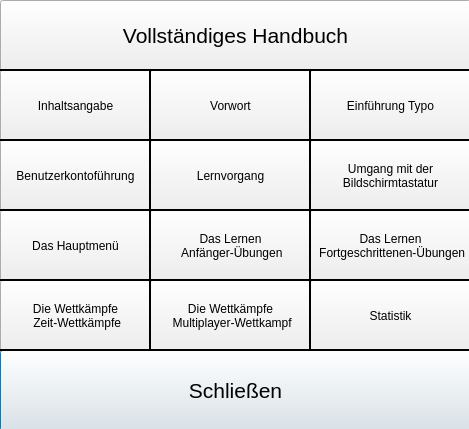
<?xml version="1.0" encoding="UTF-8"?>
<ui version="4.0">
 <class>Benutzerhandbuch</class>
 <widget class="QDialog" name="Benutzerhandbuch">
  <property name="geometry">
   <rect>
    <x>0</x>
    <y>0</y>
    <width>469</width>
    <height>429</height>
   </rect>
  </property>
  <property name="windowTitle">
   <string>Dialog</string>
  </property>
  <widget class="QPushButton" name="MSchliessen">
   <property name="geometry">
    <rect>
     <x>0</x>
     <y>350</y>
     <width>471</width>
     <height>81</height>
    </rect>
   </property>
   <property name="font">
    <font>
     <pointsize>16</pointsize>
    </font>
   </property>
   <property name="text">
    <string>Schließen</string>
   </property>
  </widget>
  <widget class="QPushButton" name="JDieWettkaempfeZeitWettkaempfe">
   <property name="geometry">
    <rect>
     <x>0</x>
     <y>280</y>
     <width>151</width>
     <height>71</height>
    </rect>
   </property>
   <property name="text">
    <string>Die Wettkämpfe 
 Zeit-Wettkämpfe</string>
   </property>
  </widget>
  <widget class="QPushButton" name="HDasLernenAnfaengerUebungen">
   <property name="geometry">
    <rect>
     <x>150</x>
     <y>210</y>
     <width>161</width>
     <height>71</height>
    </rect>
   </property>
   <property name="text">
    <string>Das Lernen 
 Anfänger-Übungen</string>
   </property>
  </widget>
  <widget class="QPushButton" name="GDasHauptmenue">
   <property name="geometry">
    <rect>
     <x>0</x>
     <y>210</y>
     <width>151</width>
     <height>71</height>
    </rect>
   </property>
   <property name="text">
    <string>Das Hauptmenü</string>
   </property>
  </widget>
  <widget class="QPushButton" name="FUmgangmitderBildschirmtastatur">
   <property name="geometry">
    <rect>
     <x>310</x>
     <y>140</y>
     <width>161</width>
     <height>71</height>
    </rect>
   </property>
   <property name="text">
    <string>Umgang mit der 
Bildschirmtastatur</string>
   </property>
  </widget>
  <widget class="QPushButton" name="ELernvorgang">
   <property name="geometry">
    <rect>
     <x>150</x>
     <y>140</y>
     <width>161</width>
     <height>71</height>
    </rect>
   </property>
   <property name="text">
    <string>Lernvorgang</string>
   </property>
  </widget>
  <widget class="QPushButton" name="AInhaltsangabe">
   <property name="geometry">
    <rect>
     <x>0</x>
     <y>70</y>
     <width>151</width>
     <height>71</height>
    </rect>
   </property>
   <property name="text">
    <string>Inhaltsangabe</string>
   </property>
  </widget>
  <widget class="QPushButton" name="BVorwort">
   <property name="geometry">
    <rect>
     <x>150</x>
     <y>70</y>
     <width>161</width>
     <height>71</height>
    </rect>
   </property>
   <property name="text">
    <string>Vorwort</string>
   </property>
  </widget>
  <widget class="QPushButton" name="IDasLernenFortgeschrittenenUebungen">
   <property name="geometry">
    <rect>
     <x>310</x>
     <y>210</y>
     <width>161</width>
     <height>71</height>
    </rect>
   </property>
   <property name="text">
    <string>Das Lernen
 Fortgeschrittenen-Übungen</string>
   </property>
  </widget>
  <widget class="QPushButton" name="KDieWettkaempfeMultiplayerWettkampf">
   <property name="geometry">
    <rect>
     <x>150</x>
     <y>280</y>
     <width>161</width>
     <height>71</height>
    </rect>
   </property>
   <property name="text">
    <string>Die Wettkämpfe 
 Multiplayer-Wettkampf</string>
   </property>
  </widget>
  <widget class="QPushButton" name="DBenutzerkontofuehrung">
   <property name="geometry">
    <rect>
     <x>0</x>
     <y>140</y>
     <width>151</width>
     <height>71</height>
    </rect>
   </property>
   <property name="text">
    <string>Benutzerkontoführung</string>
   </property>
  </widget>
  <widget class="QPushButton" name="CEinfuehrungTypo">
   <property name="geometry">
    <rect>
     <x>310</x>
     <y>70</y>
     <width>161</width>
     <height>71</height>
    </rect>
   </property>
   <property name="text">
    <string>Einführung Typo</string>
   </property>
  </widget>
  <widget class="QPushButton" name="AAVollstaendigesHandbuch">
   <property name="geometry">
    <rect>
     <x>0</x>
     <y>0</y>
     <width>471</width>
     <height>71</height>
    </rect>
   </property>
   <property name="font">
    <font>
     <pointsize>16</pointsize>
    </font>
   </property>
   <property name="text">
    <string>Vollständiges Handbuch</string>
   </property>
  </widget>
  <widget class="QPushButton" name="LStatistik">
   <property name="geometry">
    <rect>
     <x>310</x>
     <y>280</y>
     <width>161</width>
     <height>71</height>
    </rect>
   </property>
   <property name="text">
    <string>Statistik</string>
   </property>
  </widget>
  <widget class="Line" name="line">
   <property name="geometry">
    <rect>
     <x>0</x>
     <y>60</y>
     <width>481</width>
     <height>21</height>
    </rect>
   </property>
   <property name="frameShadow">
    <enum>QFrame::Plain</enum>
   </property>
   <property name="lineWidth">
    <number>2</number>
   </property>
   <property name="orientation">
    <enum>Qt::Horizontal</enum>
   </property>
  </widget>
  <widget class="Line" name="line_2">
   <property name="geometry">
    <rect>
     <x>0</x>
     <y>340</y>
     <width>481</width>
     <height>21</height>
    </rect>
   </property>
   <property name="frameShadow">
    <enum>QFrame::Plain</enum>
   </property>
   <property name="lineWidth">
    <number>2</number>
   </property>
   <property name="orientation">
    <enum>Qt::Horizontal</enum>
   </property>
  </widget>
  <widget class="Line" name="line_3">
   <property name="geometry">
    <rect>
     <x>0</x>
     <y>130</y>
     <width>481</width>
     <height>21</height>
    </rect>
   </property>
   <property name="frameShadow">
    <enum>QFrame::Plain</enum>
   </property>
   <property name="lineWidth">
    <number>2</number>
   </property>
   <property name="orientation">
    <enum>Qt::Horizontal</enum>
   </property>
  </widget>
  <widget class="Line" name="line_4">
   <property name="geometry">
    <rect>
     <x>0</x>
     <y>200</y>
     <width>481</width>
     <height>21</height>
    </rect>
   </property>
   <property name="frameShadow">
    <enum>QFrame::Plain</enum>
   </property>
   <property name="lineWidth">
    <number>2</number>
   </property>
   <property name="orientation">
    <enum>Qt::Horizontal</enum>
   </property>
  </widget>
  <widget class="Line" name="line_5">
   <property name="geometry">
    <rect>
     <x>0</x>
     <y>270</y>
     <width>481</width>
     <height>21</height>
    </rect>
   </property>
   <property name="frameShadow">
    <enum>QFrame::Plain</enum>
   </property>
   <property name="lineWidth">
    <number>2</number>
   </property>
   <property name="orientation">
    <enum>Qt::Horizontal</enum>
   </property>
  </widget>
  <widget class="Line" name="line_6">
   <property name="geometry">
    <rect>
     <x>140</x>
     <y>70</y>
     <width>21</width>
     <height>281</height>
    </rect>
   </property>
   <property name="frameShadow">
    <enum>QFrame::Plain</enum>
   </property>
   <property name="lineWidth">
    <number>2</number>
   </property>
   <property name="orientation">
    <enum>Qt::Vertical</enum>
   </property>
  </widget>
  <widget class="Line" name="line_7">
   <property name="geometry">
    <rect>
     <x>300</x>
     <y>70</y>
     <width>21</width>
     <height>281</height>
    </rect>
   </property>
   <property name="frameShadow">
    <enum>QFrame::Plain</enum>
   </property>
   <property name="lineWidth">
    <number>2</number>
   </property>
   <property name="orientation">
    <enum>Qt::Vertical</enum>
   </property>
  </widget>
 </widget>
 <resources/>
 <connections/>
</ui>
